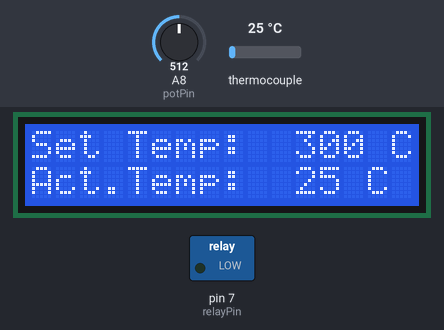
Bench run of a sketch on a simulated Arduino Mega 2560, built with avr-gcc and run on an emulated ATmega2560. On the bench: 16×2 character LCD, switched loads named in the sketch (green lamp = pin HIGH). Inputs (shaded band) come from the test bench; at power-on: thermocouple 25 °C, A8 (potPin) = 512. What the sketch prints to the serial monitor is not drawn.

Above: at 1.7 s.
1.8 s: thermocouple set to 6 °C
At 3.3 s:
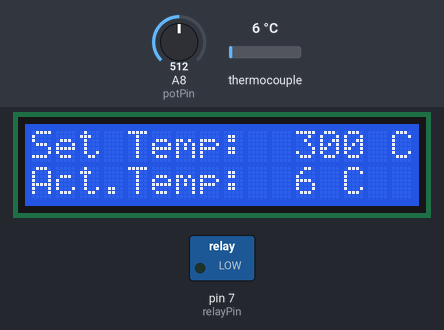
3.6 s: A8 (potPin) set to 716
At 4.7 s:
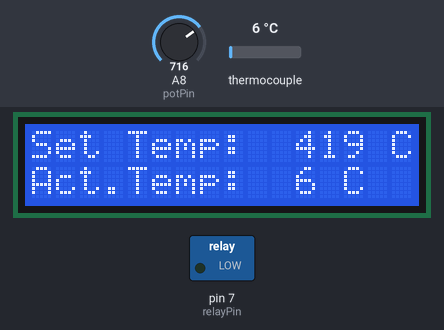
5.2 s: thermocouple set to 75 °C
At 6.6 s:
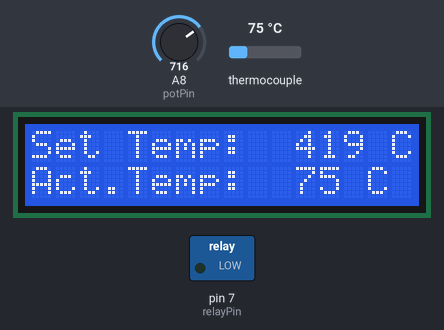
7.6 s: A8 (potPin) set to 900
At 8.9 s:
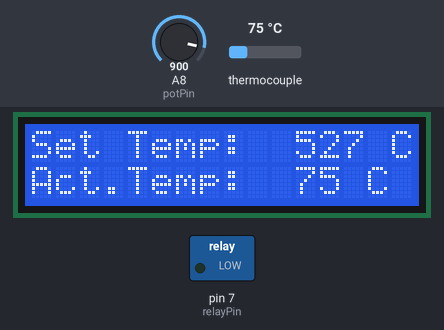
9.2 s: thermocouple set to 150 °C
At 10.9 s:
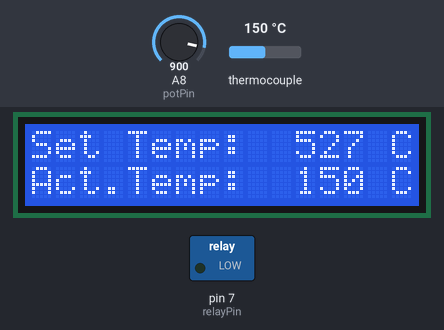
11.6 s: A8 (potPin) set to 1023
At 12.1 s:
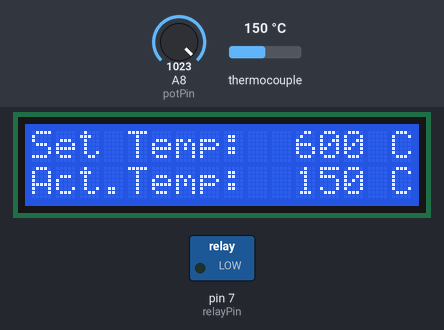
Timing chart, 0 to 14.2 s (numbered marks = the images above; inputs shaded):
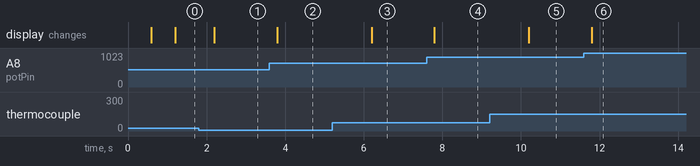

Measured:
- after the input at 1.8 s, the display: changes after 0.40 s (image 1)
- after the input at 3.6 s, the display: changes after 0.20 s (image 2)
- after the input at 5.2 s, the display: changes after 1.0 s (image 3)
- after the input at 7.6 s, the display: changes after 0.20 s (image 4)
- after the input at 9.2 s, the display: changes after 1.0 s (image 5)
- after the input at 11.6 s, the display: changes after 0.20 s (image 6)

The sketch:

stove_fan_automation_with_display.ino
```cpp
// Author: Nick Papanikolaou, ns.papanikolaou1@gmail.com

#include <max6675.h>
#include <Wire.h>
#include <LCD_I2C.h> // blackhawk 2.30

// Pin definition
const int thermoDO = 35;
const int thermoCS = 33;
const int thermoCLK = 31;
const int relayPin = 7;
const int potPin = A8;
MAX6675 thermocouple(thermoCLK, thermoCS, thermoDO);

LCD_I2C lcd(0x27, 16, 2);

// Constants
const long intervalPotRead = 200;
const long intervalTemperatureRead = 1000;
const long intervalDisplayRefresh = 200;
const long intervalRelayUpdate = 30000;

// Variables
int potVal;
int temperature;
int setTemperature;
// For time management
unsigned long previousMillisTemperatureRead = 0;
unsigned long previousMillisPotRead = 0;
unsigned long previousMillisRelayUpdate = 0;
unsigned long previousMillisDisplayRefresh = 0;

void setup() {

  lcd.begin();
  lcd.backlight();

  Serial.begin(9600);
  pinMode(relayPin, OUTPUT);

  // wait for MAX chip to stabilize
  delay(500);

}

void loop() {

  unsigned long currentMillis = millis();

  if (currentMillis - previousMillisTemperatureRead >= intervalTemperatureRead) {
    previousMillisTemperatureRead = currentMillis;
    Serial.print("C = ");
    temperature = thermocouple.readCelsius();
    Serial.println(temperature);
  }

  if (currentMillis - previousMillisPotRead >= intervalPotRead) {
    previousMillisPotRead = currentMillis;
    int potVal = analogRead(potPin);
    setTemperature = map(potVal, 0, 1023, 0, 600);
    Serial.println(potVal);
    Serial.println(setTemperature);
  }

  if (currentMillis - previousMillisRelayUpdate >= intervalRelayUpdate) {
    previousMillisRelayUpdate = currentMillis;
    if (temperature > setTemperature) {
      digitalWrite(relayPin, HIGH);
    } else {
      digitalWrite(relayPin, LOW);
    }
  }

  if (currentMillis - previousMillisDisplayRefresh >= intervalDisplayRefresh) {
    previousMillisDisplayRefresh = currentMillis;
    // Clear the display
    lcd.clear();
    // Print temperature on top line
    lcd.setCursor(0,0);
    lcd.print("Set Temp:  ");
    lcd.print(setTemperature);
    lcd.print(" C");
    // Print actual Temperature on bottom line
    lcd.setCursor(0,1);
    lcd.print("Act.Temp:  ");
    lcd.print(temperature);
    lcd.print(" C");
  }
}
```
